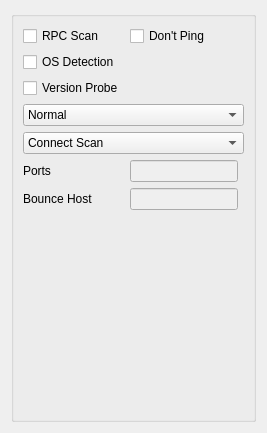
          <widget class="QWidget" name="ScanOptions">
           <property name="autoFillBackground">
            <bool>false</bool>
           </property>
           <layout class="QVBoxLayout" name="verticalLayout">
            <item>
             <widget class="QGroupBox" name="groupBox">
              <property name="autoFillBackground">
               <bool>false</bool>
              </property>
              <property name="title">
               <string/>
              </property>
              <layout class="QGridLayout" name="gridLayout_15">
               <item row="0" column="0">
                <widget class="QCheckBox" name="rpcBox">
                 <property name="text">
                  <string>RPC Scan</string>
                 </property>
                </widget>
               </item>
               <item row="0" column="1">
                <widget class="QCheckBox" name="notpingBox">
                 <property name="text">
                  <string>Don't Ping</string>
                 </property>
                </widget>
               </item>
               <item row="4" column="0" colspan="3">
                <widget class="QComboBox" name="portCombo">
                 <item>
                  <property name="text">
                   <string>Normal</string>
                  </property>
                 </item>
                 <item>
                  <property name="text">
                   <string>All</string>
                  </property>
                 </item>
                 <item>
                  <property name="text">
                   <string>Most Important</string>
                  </property>
                 </item>
                 <item>
                  <property name="text">
                   <string>Range</string>
                  </property>
                 </item>
                </widget>
               </item>
               <item row="5" column="0" colspan="3">
                <widget class="QComboBox" name="comboScan">
                 <property name="mouseTracking">
                  <bool>true</bool>
                 </property>
                 <property name="maxVisibleItems">
                  <number>20</number>
                 </property>
                 <item>
                  <property name="text">
                   <string>Connect Scan</string>
                  </property>
                 </item>
                 <item>
                  <property name="text">
                   <string>Ping Sweep</string>
                  </property>
                 </item>
                 <item>
                  <property name="text">
                   <string>Host List</string>
                  </property>
                 </item>
                 <item>
                  <property name="text">
                   <string>FTP Bounce Attack</string>
                  </property>
                 </item>
                </widget>
               </item>
               <item row="6" column="0">
                <widget class="QLabel" name="label_38">
                 <property name="text">
                  <string>Ports</string>
                 </property>
                </widget>
               </item>
               <item row="6" column="1">
                <widget class="QLineEdit" name="portEdit">
                 <property name="enabled">
                  <bool>false</bool>
                 </property>
                </widget>
               </item>
               <item row="7" column="0">
                <widget class="QLabel" name="label_39">
                 <property name="text">
                  <string>Bounce Host</string>
                 </property>
                </widget>
               </item>
               <item row="7" column="1">
                <widget class="QLineEdit" name="bounceEdit">
                 <property name="enabled">
                  <bool>false</bool>
                 </property>
                </widget>
               </item>
               <item row="2" column="0">
                <widget class="QCheckBox" name="versionBox">
                 <property name="text">
                  <string>Version Probe</string>
                 </property>
                </widget>
               </item>
               <item row="1" column="0">
                <widget class="QCheckBox" name="checkOS">
                 <property name="text">
                  <string>OS Detection</string>
                 </property>
                </widget>
               </item>
               <item row="8" column="1">
                <spacer name="verticalSpacer">
                 <property name="orientation">
                  <enum>Qt::Vertical</enum>
                 </property>
                 <property name="sizeType">
                  <enum>QSizePolicy::Fixed</enum>
                 </property>
                 <property name="sizeHint" stdset="0">
                  <size>
                   <width>20</width>
                   <height>200</height>
                  </size>
                 </property>
                </spacer>
               </item>
              </layout>
             </widget>
            </item>
           </layout>
          </widget>
